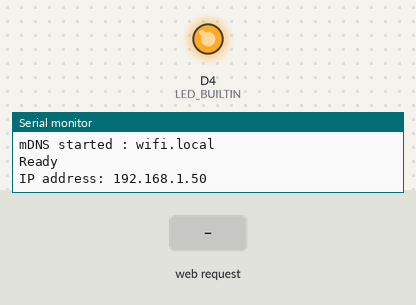
Recording of a sketch running on a simulated ESP8266 (NodeMCU). Parts: output pins drawn as LEDs (lit = HIGH, except the on-board LED, lit = LOW), the last lines printed to the serial monitor. The test bench sets the inputs (shaded band). WiFi joins after 1.5 s; servers stay silent unless stated.

Above: at 2.7 s.
2.8 s: HTTP request GET /gpio/1 received
At 3.4 s:
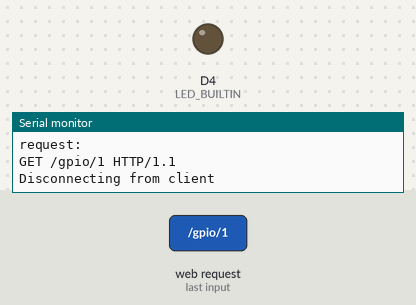
4.3 s: HTTP request GET /gpio/0 received
At 4.6 s:
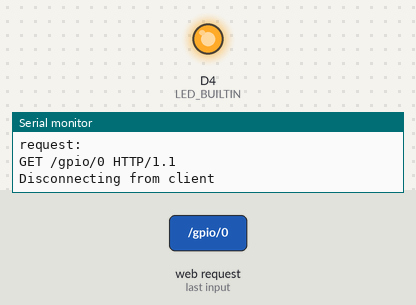
Timing chart, 0 to 7.3 s (numbered marks = the images above; inputs shaded):
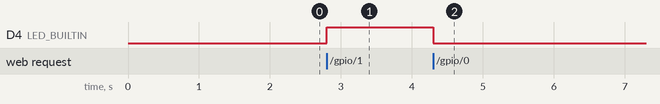

Measured:
- after the input at 2.8 s, D4 (LED_BUILTIN): LOW → HIGH at once
- after the input at 4.3 s, D4 (LED_BUILTIN): HIGH → LOW at once

The sketch:

OTA-wifiScan-sort.ino
```cpp
#include <ESP8266WiFi.h>
#include <ESP8266mDNS.h>
#include <WiFiUdp.h>
#include <ArduinoOTA.h>

#ifndef STASSID
#define STASSID "aterm-10815d-g"
#define STAPSK  "48a530348599a"
#define LOCALHOST "wifi"
#endif

const char* ssid = STASSID;
const char* password = STAPSK;
const char* llhost = LOCALHOST;

// Create an instance of the server
// specify the port to listen on as an argument
WiFiServer server(80);

//ソートデータ
#define NUM_DATA    20
typedef struct SOMEDATA {
  int val;
  String sssid;
  int channel;
  int encryptionType;
};
SOMEDATA data[NUM_DATA];
int num_data;
int temptureCount;

//クイックソート
int pivot(int i, int j) {
  int k = i + 1;
  while (k <= j && data[i].val == data[k].val) k++;
  if (k > j) return -1;
  if (data[i].val >= data[k].val) return i;
  return k;
}
int partition(int i, int j, int x) {
  int l = i, r = j;
  while (l <= r) {
    //昇順・降順は x 前の等号を入れ替える
    while (l <= j && data[l].val >= x)  l++;
    while (r >= i && data[r].val < x) r--;
    if (l > r) break;
    String t = data[l].sssid;
    int val = data[l].val;
    int channel = data[l].channel;
    int encryptionType =  data[l].encryptionType;
    data[l].sssid = data[r].sssid;
    data[l].val = data[r].val;
    data[l].channel = data[r].channel;
    data[l].encryptionType = data[r].encryptionType;
    data[r].sssid = t;
    data[r].val = val;
    data[r].channel = channel;
    data[r].encryptionType = encryptionType;
    l++; r--;
  }
  return l;
}
void quickSort(int i, int j) {
  if (i == j) return;
  int p = pivot(i, j);
  if (p != -1) {
    int k = partition(i, j, data[p].val);
    quickSort(i, k - 1);
    quickSort(k, j);
  }
}
void sort() {
  quickSort(0, num_data - 1);
}
char *changeStringToChar( String tString) {
  char cBuf[256];
  char __result[sizeof(tString)];
  tString.toCharArray(__result, sizeof(__result));
  return __result;
}
void setup() {
  Serial.begin(115200);

  // PIN D4
  // prepare LED
  pinMode(LED_BUILTIN, OUTPUT);
  digitalWrite(LED_BUILTIN, 0);

  // Connect to WiFi network
  Serial.println("Booting");
  Serial.print(F("Connecting to "));
  Serial.println(ssid);

  WiFi.mode(WIFI_STA);
  WiFi.begin(ssid, password);

  while (WiFi.status() != WL_CONNECTED) {
    delay(500);
    Serial.print(F("."));
  }
  while (WiFi.waitForConnectResult() != WL_CONNECTED) {
    Serial.println("Connection Failed! Rebooting...");
    //delay(5000);
    ESP.restart();
  }
  Serial.println();
  Serial.println(F("WiFi connected"));

  // Start the server
  server.begin();
  Serial.println(F("Server started"));

  // Print the IP address
  Serial.println(WiFi.localIP());

  // Set local DNS
  //  mDNS の呼びかけに応答できるように仕込む
  Serial.println("Setting up mDNS...");
  if (MDNS.begin(llhost))         //  "xx.local" で応答
    Serial.println("mDNS started : " + (String)llhost + ".local");
  else
    Serial.println("mDNS failed to start");
  // Port defaults to 8266
  // ArduinoOTA.setPort(8266);

  // Hostname defaults to esp8266-[ChipID]
  // ArduinoOTA.setHostname("myesp8266");

  // No authentication by default
  // ArduinoOTA.setPassword("admin");

  // Password can be set with it's md5 value as well
  // MD5(admin) = 21232f297a57a5a743894a0e4a801fc3
  // ArduinoOTA.setPasswordHash("21232f297a57a5a743894a0e4a801fc3");

  ArduinoOTA.onStart([]() {
    String type;
    if (ArduinoOTA.getCommand() == U_FLASH) {
      type = "sketch";
    } else { // U_FS
      type = "filesystem";
    }

    // NOTE: if updating FS this would be the place to unmount FS using FS.end()
    Serial.println("Start updating " + type);
  });
  ArduinoOTA.onEnd([]() {
    Serial.println("\nEnd");
  });
  ArduinoOTA.onProgress([](unsigned int progress, unsigned int total) {
    Serial.printf("Progress: %u%%\r", (progress / (total / 100)));
  });
  ArduinoOTA.onError([](ota_error_t error) {
    Serial.printf("Error[%u]: ", error);
    if (error == OTA_AUTH_ERROR) {
      Serial.println("Auth Failed");
    } else if (error == OTA_BEGIN_ERROR) {
      Serial.println("Begin Failed");
    } else if (error == OTA_CONNECT_ERROR) {
      Serial.println("Connect Failed");
    } else if (error == OTA_RECEIVE_ERROR) {
      Serial.println("Receive Failed");
    } else if (error == OTA_END_ERROR) {
      Serial.println("End Failed");
    }
  });
  ArduinoOTA.begin();
  Serial.println("Ready");
  Serial.print("IP address: ");
  Serial.println(WiFi.localIP());
}

void loop() {
  ArduinoOTA.handle();

  // Check if a client has connected
  WiFiClient client = server.available();
  if (!client) {
    return;
  }
  Serial.println(F("new client"));

  client.setTimeout(5000); // default is 1000

  // Read the first line of the request
  String req = client.readStringUntil('\r');
  Serial.println(F("request: "));
  Serial.println(req);

  // Match the request
  int val;
  String sMsg = "<br><br>";
  char cMsg[256];
  if (req.indexOf(F("/gpio/0")) != -1) {
    val = 0;
  } else if (req.indexOf(F("/gpio/1")) != -1) {
    val = 1;
  } else if (req.indexOf(F("/wifi")) != -1) {

    Serial.println("scan start");
    int n = num_data = WiFi.scanNetworks();
    Serial.println("scan done");
    if (n == 0) {
      Serial.println("no networks found");
      sMsg += "no networks found";
    } else {
      // sort start
      // data clear
      for (int i = 0; i < NUM_DATA; i++) {
        data[i].val = 0;
        data[i].sssid = "";
        data[i].channel = 0;
        data[i].encryptionType = 0;
      }
      // data set
      for (int i = 0; i < num_data; i++) {
        data[i].val = WiFi.RSSI(i);
        data[i].sssid = WiFi.SSID(i);
        data[i].channel = WiFi.channel(i);
        data[i].encryptionType = WiFi.encryptionType(i);
        char setMsg[64];
        memset(setMsg, '\0', sizeof(setMsg));

        // 表示フォーマット
        sprintf(setMsg, "%2d : %32s : ch %2d (%3ddbm)%d<br>", i, data[i].sssid.c_str(), data[i].channel, data[i].val, data[i].encryptionType);
        Serial.println(setMsg);
      }

      Serial.println("Sorting...");
      sort();

      for (int i = 0; i < num_data; i++) {
                char sortMsg[64];
        memset(sortMsg, '\0', sizeof(sortMsg));

        // 表示フォーマット
        sprintf(sortMsg, "%2d : %32s : ch %2d (%3ddbm)%d<br>", i, data[i].sssid.c_str(), data[i].channel, data[i].val, data[i].encryptionType);
        Serial.println(sortMsg);

      }
      //sort end

      Serial.print(n);
      sMsg += n;
      Serial.println(" networks found");
      sMsg += " networks found<br>";
      for (int i = 0; i < n; ++i) {
        // Print SSID and RSSI for each network found
        // String to Char
        char cMsg[64];
        memset(cMsg, '\0', sizeof(cMsg));

        String enc = (data[i].encryptionType == ENC_TYPE_NONE) ? " " : "*";

        // 表示フォーマット
        sprintf(cMsg, "%2d : %32s : ch %2d (%3d dbm)%s<br>", i + 1, data[i].sssid.c_str(), data[i].channel, data[i].val, enc.c_str());
        Serial.println(cMsg);

        sMsg += (String)cMsg;
        delay(10);
      }
    }
    Serial.println("");
  } else {
    // Serial.println(F("invalid request"));
    val = digitalRead(LED_BUILTIN);
  }

  // Set LED according to the request
  digitalWrite(LED_BUILTIN, val);

  // read/ignore the rest of the request
  // do not client.flush(): it is for output only, see below
  while (client.available()) {
    // byte by byte is not very efficient
    client.read();
  }

  // Send the response to the client
  // it is OK for multiple small client.print/write,
  // because nagle algorithm will group them into one single packet
  client.print(F("HTTP/1.1 200 OK\r\nContent-Type: text/html\r\n\r\n<!DOCTYPE HTML>\r\n<html>\r\nGPIO-0(D4) is now "));
  client.print((val) ? F("high") : F("low"));
  client.print(sMsg);
  client.print(F("<br><br>Click <a href='http://"));
  client.print(WiFi.localIP());
  client.print(F("/gpio/1'>here</a> to switch LED GPIO on<br> or <a href='http://"));
  client.print(WiFi.localIP());
  client.print(F("/gpio/0'>here</a> to switch LED GPIO off<br>or <a href='http://"));
  client.print(WiFi.localIP());
  client.print(F("/wifi'>here</a> to Search Wifi.</html>"));

  // The client will actually be *flushed* then disconnected
  // when the function returns and 'client' object is destroyed (out-of-scope)
  // flush = ensure written data are received by the other side
  Serial.println(F("Disconnecting from client"));
}
```
